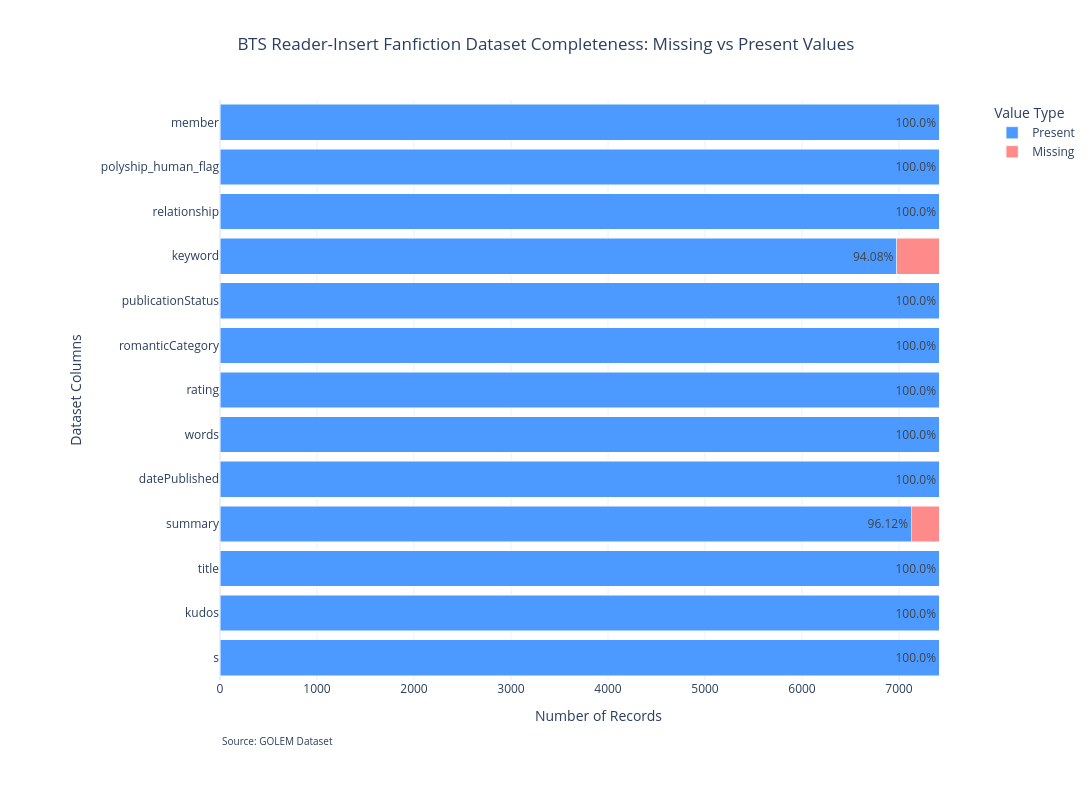

This figure's notebook cell:
### Markdown cell above
### 6.2 Percentage of Missing Values in Dataset

Column-wise analysis of missing data to identify sparsity patterns and assess reliability across the dataset.

### Code cell
# Output paths
NULL_FIGURE_HTML = (
    FICS_FIGURES_PATH /
    "01_fics_dataset_nullvalues.html"
)

NULL_FIGURE_PNG = (
    FICS_FIGURES_PATH /
    "01_fics_dataset_nullvalues.png"
)


# 1. Load final corpus

final_df = pd.read_csv(
    FICS_FINAL_PATH /
    "bts_final_all_fics.csv"
)

# Remove columns not required for
# completeness analysis
final_df = final_df.drop(
    columns=["members_found"],
    errors="ignore"
)


# 2. Normalize null values


df_null = final_df.copy()


object_cols = df_null.select_dtypes(
    include=["object", "category"]
).columns


null_values = {
    "None",
    "none",
    "NULL",
    "null",
    "NaN",
    "nan",
    "na",
    "n/a",
    ""
}


for col in object_cols:

    df_null[col] = (
        df_null[col]
        .replace(
            list(null_values),
            np.nan
        )
    )


# Normalize category columns
cat_cols = df_null.select_dtypes(
    include=["category"]
).columns


for col in cat_cols:

    df_null[col] = (
        df_null[col]
        .astype("object")
        .replace(
            "[]",
            np.nan
        )
    )


# 3. Missingness summary

total = len(df_null)


df_null_summary = pd.DataFrame({

    "Column": df_null.columns,

    "Missing": (
        df_null
        .isna()
        .sum()
        .values
    ),

    "Present": (
        df_null
        .notna()
        .sum()
        .values
    )

})


df_null_summary["Missing %"] = (
    df_null_summary["Missing"]
    / total
    * 100
).round(2)


df_null_summary["Present %"] = (
    df_null_summary["Present"]
    / total
    * 100
).round(2)


display(
    HTML(
        "<h3>"
        "Percentage of Missing Values in "
        "BTS Final Single-Member Reader-Insert "
        "Fanfiction Dataset"
        "</h3>"
    )
)



# 4. Prepare Plotly data

df_melt = df_null_summary.melt(
    id_vars="Column",

    value_vars=[
        "Present",
        "Missing"
    ],

    var_name="Value Type",

    value_name="Count"
)


# 5. Create figure

fig = px.bar(
    df_melt,

    y="Column",

    x="Count",

    color="Value Type",

    orientation="h",

    barmode="stack",

    text_auto=False,

    color_discrete_map={
        "Present": "#4C9AFF",
        "Missing": "#FF8A8A"
    },

    hover_data={
        "Column": True,
        "Count": True,
        "Value Type": True
    }
)


# Add percentage labels to
# Present portion of each bar

for trace in fig.data:

    if trace.name == "Present":

        trace.text = [
            f"{p}%"
            for p in
            df_null_summary["Present %"]
        ]

        trace.textposition = "inside"


# 6. Figure layout

fig.update_layout(

    title={
        "text":
        "BTS Reader-Insert Fanfiction Dataset Completeness: "
        "Missing vs Present Values",

        "x": 0.5,

        "xanchor": "center"
    },

    xaxis_title="Number of Records",

    yaxis_title="Dataset Columns",

    height=max(
        800,
        len(final_df.columns) * 35
    ),

    width=1100,

    template="plotly_white",

    legend_title="Value Type",

    margin=dict(
        l=220,
        r=50,
        t=100,
        b=120
    ),

    annotations=[

        dict(
            text="Source: GOLEM Dataset",

            xref="paper",

            yref="paper",

            x=0,

            y=-0.12,

            xanchor="left",

            showarrow=False,

            font=dict(
                size=10
            )
        )

    ]
)


# 7. Save HTML

if NULL_FIGURE_HTML.exists():

    print(
        f"Interactive figure already exists: "
        f"{NULL_FIGURE_HTML}"
    )

else:

    fig.write_html(
        NULL_FIGURE_HTML,
        include_plotlyjs="cdn"
    )

    print(
        f"Interactive figure saved: "
        f"{NULL_FIGURE_HTML}"
    )


# 8. Save PNG

if NULL_FIGURE_PNG.exists():

    print(
        f"PNG figure already exists: "
        f"{NULL_FIGURE_PNG}"
    )

else:

    fig.write_image(
        NULL_FIGURE_PNG,
        format="png",
        scale=3
    )

    print(
        f"PNG figure saved: "
        f"{NULL_FIGURE_PNG}"
    )


# 9. Display figure

fig.show()

### Figure 1 — Plotly figure (JSON) as saved in the notebook; plotly's stock layout.template omitted (floating-point values rounded to 4 significant figures)
{"data": [{"customdata": [["Present"], ["Present"], ["Present"], ["Present"], ["Present"], ["Present"], ["Present"], ["Present"], ["Present"], ["Present"], ["Present"], ["Present"], ["Present"]], "hovertemplate": "Value Type=%{customdata[0]}<br>Count=%{x}<br>Column=%{y}<extra></extra>", "legendgroup": "Present", "marker": {"color": "#4C9AFF", "pattern": {"shape": ""}}, "name": "Present", "orientation": "h", "showlegend": true, "text": ["100.0%", "100.0%", "100.0%", "96.12%", "100.0%", "100.0%", "100.0%", "100.0%", "100.0%", "94.08%", "100.0%", "100.0%", "100.0%"], "textposition": "inside", "type": "bar", "x": [7414, 7414, 7414, 7126, 7414, 7414, 7414, 7414, 7414, 6975, 7414, 7414, 7414], "xaxis": "x", "y": ["s", "kudos", "title", "summary", "datePublished", "words", "rating", "romanticCategory", "publicationStatus", "keyword", "relationship", "polyship_human_flag", "member"], "yaxis": "y"}, {"customdata": [["Missing"], ["Missing"], ["Missing"], ["Missing"], ["Missing"], ["Missing"], ["Missing"], ["Missing"], ["Missing"], ["Missing"], ["Missing"], ["Missing"], ["Missing"]], "hovertemplate": "Value Type=%{customdata[0]}<br>Count=%{x}<br>Column=%{y}<extra></extra>", "legendgroup": "Missing", "marker": {"color": "#FF8A8A", "pattern": {"shape": ""}}, "name": "Missing", "orientation": "h", "showlegend": true, "textposition": "auto", "type": "bar", "x": [0, 0, 0, 288, 0, 0, 0, 0, 0, 439, 0, 0, 0], "xaxis": "x", "y": ["s", "kudos", "title", "summary", "datePublished", "words", "rating", "romanticCategory", "publicationStatus", "keyword", "relationship", "polyship_human_flag", "member"], "yaxis": "y"}], "layout": {"annotations": [{"font": {"size": 10}, "showarrow": false, "text": "Source: GOLEM Dataset", "x": 0, "xanchor": "left", "xref": "paper", "y": -0.12, "yref": "paper"}], "barmode": "stack", "height": 800, "legend": {"title": {"text": "Value Type"}, "tracegroupgap": 0}, "margin": {"b": 120, "l": 220, "r": 50, "t": 100}, "title": {"text": "BTS Reader-Insert Fanfiction Dataset Completeness: Missing vs Present Values", "x": 0.5, "xanchor": "center"}, "width": 1100, "xaxis": {"anchor": "y", "domain": [0, 1], "title": {"text": "Number of Records"}}, "yaxis": {"anchor": "x", "domain": [0, 1], "title": {"text": "Dataset Columns"}}}}
